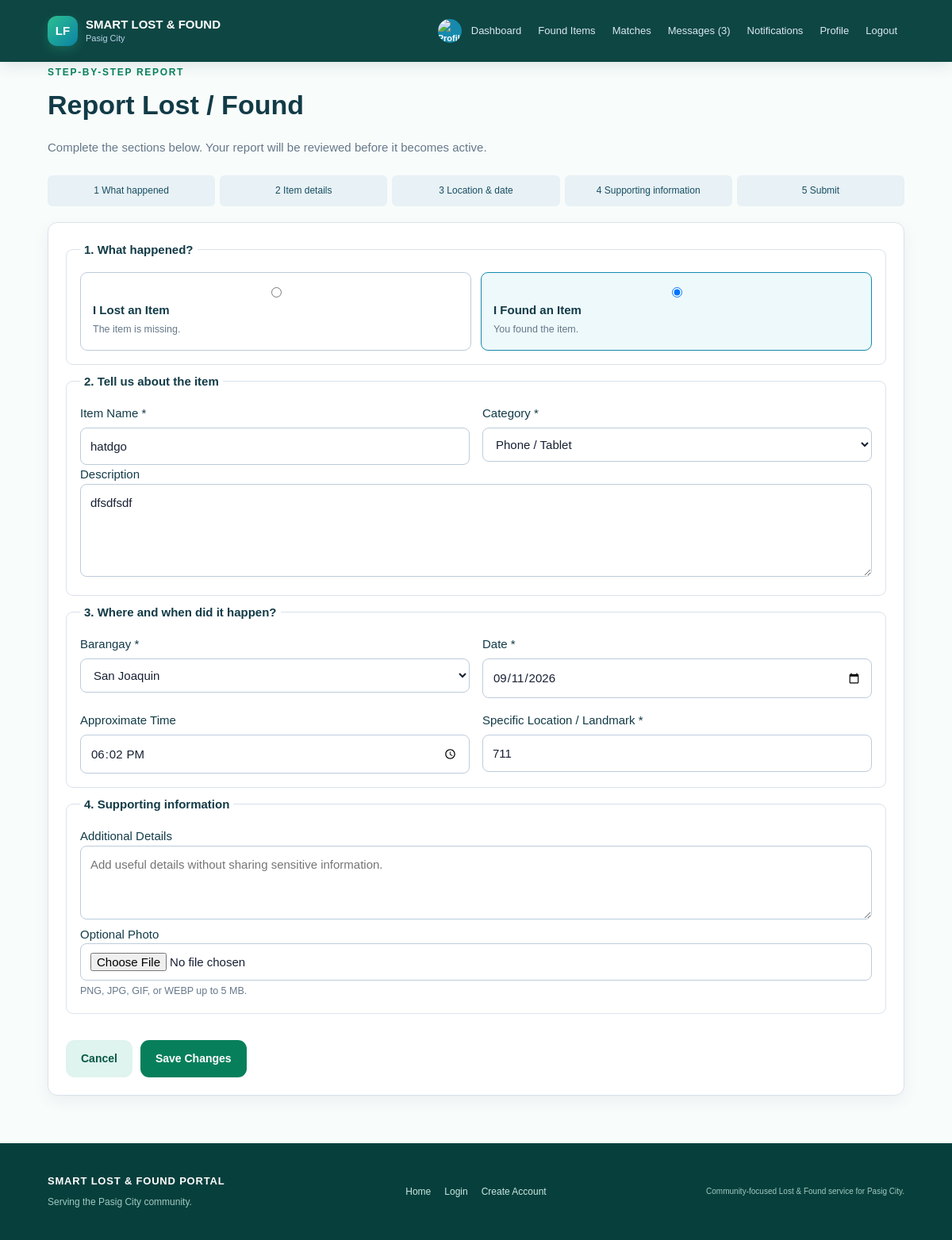
/report/14/edit (signed in), run on the app's committed database.
### tables this page shows
CREATE TABLE items (id INTEGER PRIMARY KEY AUTOINCREMENT, user_id INTEGER NOT NULL, item_type TEXT NOT NULL, item_name TEXT NOT NULL, category TEXT NOT NULL, location TEXT NOT NULL, item_date TEXT NOT NULL, item_time TEXT, color TEXT, description TEXT, status TEXT NOT NULL DEFAULT 'ACTIVE', created_at TEXT DEFAULT CURRENT_TIMESTAMP, additional_details TEXT, contact_info TEXT, image_filename TEXT, updated_at TEXT, specific_location TEXT, review_notes TEXT, FOREIGN KEY(user_id) REFERENCES users(id));

### main.py (the view)
@app.route("/report/<int:item_id>/edit", methods=["GET", "POST"])
def edit_report(item_id):
    if (blocked := normal_user_required()):
        return blocked
    conn = get_connection()
    item = conn.execute("SELECT * FROM items WHERE id=?", (item_id,)).fetchone()
    conn.close()
    if not item:
        abort(404)
    if item["user_id"] != session["user_id"]:
        abort(403)
    if request.method == "POST":
        result = save_report(item["item_type"], item_id)
        if isinstance(result, int):
            flash("Your report was updated and sent for review again.", "success")
            return redirect(url_for("my_reports"))
        flash(result, "danger")
    return render_template("report_wizard.html", report_type=item["item_type"], item=item)

### database.py (called while the page is built)
def get_connection():
    conn = sqlite3.connect(DB_NAME)
    conn.row_factory = sqlite3.Row
    conn.execute("PRAGMA foreign_keys = ON")
    return conn

### main.py (called while the page is built)
def is_admin(user=None):
    return bool(user and str(user["role"]).upper() == "ADMIN")

def current_user():
    user_id = session.get("user_id")
    if not user_id:
        return None
    conn = get_connection()
    user = conn.execute("SELECT * FROM users WHERE id=?", (user_id,)).fetchone()
    conn.close()
    return user

def user_required(message="Please log in to continue."):
    if not session.get("user_id"):
        flash(message, "info")
        return redirect(url_for("login", next=request.path))
    return None

def normal_user_required(message="Please log in to continue."):
    blocked = user_required(message)
    if blocked:
        return blocked
    if is_admin(current_user()):
        abort(403)
    return None

def avatar_url(user):
    filename = user["profile_picture"] if user and "profile_picture" in user.keys() else None
    return url_for("static", filename=f"uploads/avatars/{filename}") if filename else None

### templates/report_wizard.html
{% extends "base.html" %}{% set editing = item is defined and item %}{% block title %}Report Lost / Found | Pasig City{% endblock %}{% block content %}<div class="page-head"><span class="eyebrow">STEP-BY-STEP REPORT</span><h1>Report Lost / Found</h1><p class="muted">Complete the sections below. Your report will be reviewed before it becomes active.</p></div><div class="progress"><span>1 What happened</span><span>2 Item details</span><span>3 Location & date</span><span>4 Supporting information</span><span>5 Submit</span></div><form method="post" enctype="multipart/form-data" class="panel form"><fieldset><legend>1. What happened?</legend><div class="choice-grid"><label class="choice"><input type="radio" name="report_type" value="LOST" {% if report_type=='LOST' %}checked{% endif %} required><b>I Lost an Item</b><small>The item is missing.</small></label><label class="choice"><input type="radio" name="report_type" value="FOUND" {% if report_type=='FOUND' %}checked{% endif %} required><b>I Found an Item</b><small>You found the item.</small></label></div></fieldset><fieldset><legend>2. Tell us about the item</legend><div class="form-grid"><div><label>Item Name *</label><input name="item_name" value="{{ item['item_name'] if item else '' }}" required></div><div><label>Category *</label><select name="category" required><option value="">Select category</option>{% for category in categories %}<option value="{{ category }}" {% if item and item['category']==category %}selected{% endif %}>{{ category }}</option>{% endfor %}</select></div></div><label>Description</label><textarea name="description" rows="4" placeholder="Describe the item and visible details.">{{ item['description'] if item else '' }}</textarea></fieldset><fieldset><legend>3. Where and when did it happen?</legend><div class="form-grid"><div><label>Barangay *</label><select name="barangay" required><option value="">Select a Pasig City barangay</option>{% for district,places in barangays.items() %}<optgroup label="{{ district }}">{% for place in places %}<option value="{{ place }}" {% if item and item['location']==place %}selected{% endif %}>{{ place }}</option>{% endfor %}</optgroup>{% endfor %}</select></div><div><label>Date *</label><input type="date" name="item_date" value="{{ item['item_date'] if item else '' }}" required></div><div><label>Approximate Time</label><input type="time" name="item_time" value="{{ item['item_time'] if item else '' }}"></div><div><label>Specific Location / Landmark *</label><input name="specific_location" value="{{ item['specific_location'] if item else '' }}" placeholder="Example: near the public market entrance" required></div></div></fieldset><fieldset><legend>4. Supporting information</legend><label>Additional Details</label><textarea name="additional_details" rows="3" placeholder="Add useful details without sharing sensitive information.">{{ item['additional_details'] if item else '' }}</textarea><label>Optional Photo</label><input type="file" name="image" accept="image/png,image/jpeg,image/gif,image/webp"><small>PNG, JPG, GIF, or WEBP up to 5 MB.</small></fieldset><div class="form-actions"><a class="btn secondary" href="{{ url_for('my_reports') if editing else url_for('dashboard') }}">Cancel</a><button class="btn primary">{% if editing %}Save Changes{% else %}Review and Submit{% endif %}</button></div></form>{% endblock %}

### static/style.css (style rules this page uses)
* { box-sizing:border-box }
body { margin:0;background:#f5f7fa;color:#172033;font:15px/1.55 Arial,Helvetica,sans-serif }
.hero-actions,.form-actions,.row-actions { display:flex;flex-wrap:wrap;gap:10px;margin-top:24px }
.home-note,.primary-action,.feature-card,.action-card,.panel,.item-card,.admin-row { background:#fff;border:1px solid #d9e2ec;border-radius:12px;box-shadow:0 7px 20px rgba(16,42,67,.06) }
.page-head { margin-bottom:24px }
.page-head h1 { margin:5px 0;font-size:34px }
.eyebrow { color:#168aad;font-size:12px;font-weight:800;letter-spacing:1.3px }
.muted { color:#66788a }
.btn { display:inline-block;border:0;border-radius:8px;padding:11px 16px;text-decoration:none;cursor:pointer;font-weight:700;font-size:14px }
.btn.primary { background:#168aad;color:#fff }
.btn.secondary { background:#e8f1f5;color:#164e63 }
.form { display:flex;flex-direction:column;gap:9px }
.form-grid { display:grid;grid-template-columns:repeat(2,1fr);gap:16px }
.form-grid>div { display:flex;flex-direction:column;gap:7px }
.form input,.form select,.form textarea,.filter-bar input,.filter-bar select { width:100%;padding:11px 12px;border:1px solid #bcccdc;border-radius:8px;background:#fff;color:#172033;font:inherit }
.form textarea { resize:vertical }
.form small,small { color:#66788a }
.panel { padding:22px;margin-bottom:22px }
.progress { display:grid;grid-template-columns:repeat(5,1fr);gap:6px;margin:20px 0 }
.progress span { background:#e8f1f5;color:#164e63;padding:10px 8px;text-align:center;font-size:12px;border-radius:6px }
.form fieldset { border:1px solid #d9e2ec;border-radius:9px;padding:17px;margin:0 }
.form legend { font-weight:800;padding:0 5px }
.choice-grid { display:grid;grid-template-columns:repeat(2,1fr);gap:12px }
.choice { display:flex;flex-direction:column;gap:4px;border:1px solid #bcccdc;border-radius:9px;padding:15px;cursor:pointer }
.choice:has(input:checked) { border-color:#168aad;background:#eef9fb }
.choice input { width:auto }
.back-link,a { color:#168aad }

### static/home.css (style rules this page uses)
:root { --pasig-green: #087f5b; --pasig-green-dark: #075943; --pasig-blue: #087ea4; --pasig-ink: #123b47; --pasig-mist: #eef8f5; --pasig-line: #d8ebe5; }
body { background: #f8fcfb; color: var(--pasig-ink); }
.eyebrow { color: var(--pasig-green); letter-spacing: 1.7px; }
.btn { border-radius: 11px; padding: 13px 19px; transition: transform .2s ease, box-shadow .2s ease, background .2s ease; }
.btn.primary { background: var(--pasig-green); }
.btn.secondary { background: #dff3ef; color: var(--pasig-green-dark); }

### data on the page
items: item_type "☐ I Lost an Item The item is mis", item_type "☑ I Found an Item You found the", item_name "hatdgo", category "Phone / Tablet", description "dfsdfsdf", barangay "San Joaquin", item_date "09/11/2026", item_time "18:02", specific_location "711"

### other printed values
{{ unread_messages }} "3"
